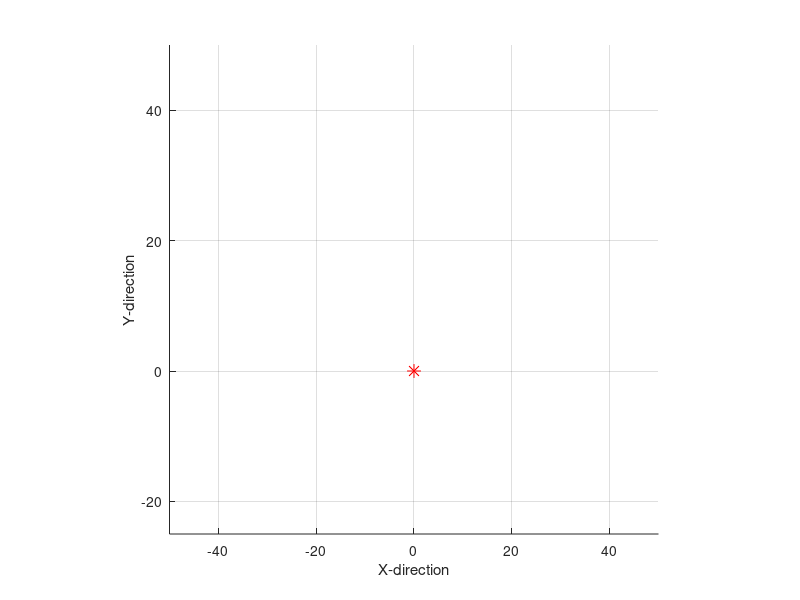

The MATLAB script that drew this image: (Note: this script raises an error after producing the figure.)
% Define Parametrs
g = 9.81;
Time = 12;
dt = 0.01;
 
t = 0:dt:Time; 
n = length(t); 

S = zeros(1,n);
a = zeros(1,n);
v = zeros(1,n);

% Drone mass and thrust data
m = 150*0.001; %estimated drone weight(kilograms)
A = 0.0458; %estimated surface area of top of drone in square meters
Cd=0.9; %estimated Cd 0.8-1.0 for quadcopters
p = 1.225; % Air density in kg/m^3

drone_weight_N = m * g; %drone weight converted to Newtons

%Set thrust values for each flight phase
for i = 1:n-1
    if t(i) <= 2
        thrust_now = 1.5 * m * g;           %Thrust is 50 percent more than weight to enable liftoff
    elseif t(i) <= 5                        
        thrust_now = 1.0 * m * g;           %Thrust is equal to weight to enable hover 
    else
        thrust_now = 0.8 * m * g;           %Thrust is 20 percent less than weight to enable descent
    end

    drag = 0.5 * p * A * Cd * v(i)^2 * sign(v(i)); %realistic drag formula
    a(i) = (thrust_now - drone_weight_N - drag) / m;
    v(i+1) = v(i) + a(i) * dt;
    S(i+1) = S(i) + v(i) * dt;

% Set altitude values so the drone does not have a "negative" altitude
    if S(i+1) < 0
       S(i+1) = 0;
       v(i+1) = 0;
       a(i) = 0;
       last_i = i+1;
       break;
    end
end

% --- PLOT SETUP & LOAD STL MODEL ---
close all
figure
hold on
grid on

% Scale factor for drone size
scale = 0.08;  

% Adjust axis limits to fit scaled drone model
s = 50;  
axis([-s s -s/2 s -s s])
axis square
xlabel('X-direction')
ylabel('Y-direction')
zlabel('altitude')

plot3(0,0,0,'r*','MarkerSize',10) % origin marker

% Load the STL file 
droneModel = stlread("quadcopter.STL");

faces = droneModel.ConnectivityList;
vertices = droneModel.Points;

% Scale the vertices 
vertices = vertices * scale;

% Create patch object for the drone model
hPatch = patch('Faces', faces, 'Vertices', vertices, 'FaceColor', 'b');

% --- Prevent vertical stretching ---
axis equal    % keep the same scale on x, y, z
view(45,20)   % set a fixed 3D view

% 3-D animation
for i = 1:50:n
    % Translate the drone model vertices vertically by S(i)
    translatedVertices = vertices;
    translatedVertices(:,3) = vertices(:,3) + S(i);
    %plot the trail (path the drone flies upwards)
    plot3(zeros(1,i), zeros(1,i), S(1:i), 'b--', 'LineWidth', 1.5);
    
    % Update patch vertices to new position
    set(hPatch, 'Vertices', translatedVertices);
    
    % Set view and limits each frame
    xlim([-s s]);
    ylim([-s s]);
    zlim([0 max(S)+15]);
    title(sprintf('3D Drone Hover - Time elasped = %.2f sec', t(i)));
    
    drawnow;
    pause(0); 
end

fprintf('Drone landed after %.2f seconds at altitude %.2f m\n', t(last_i), S(last_i));
